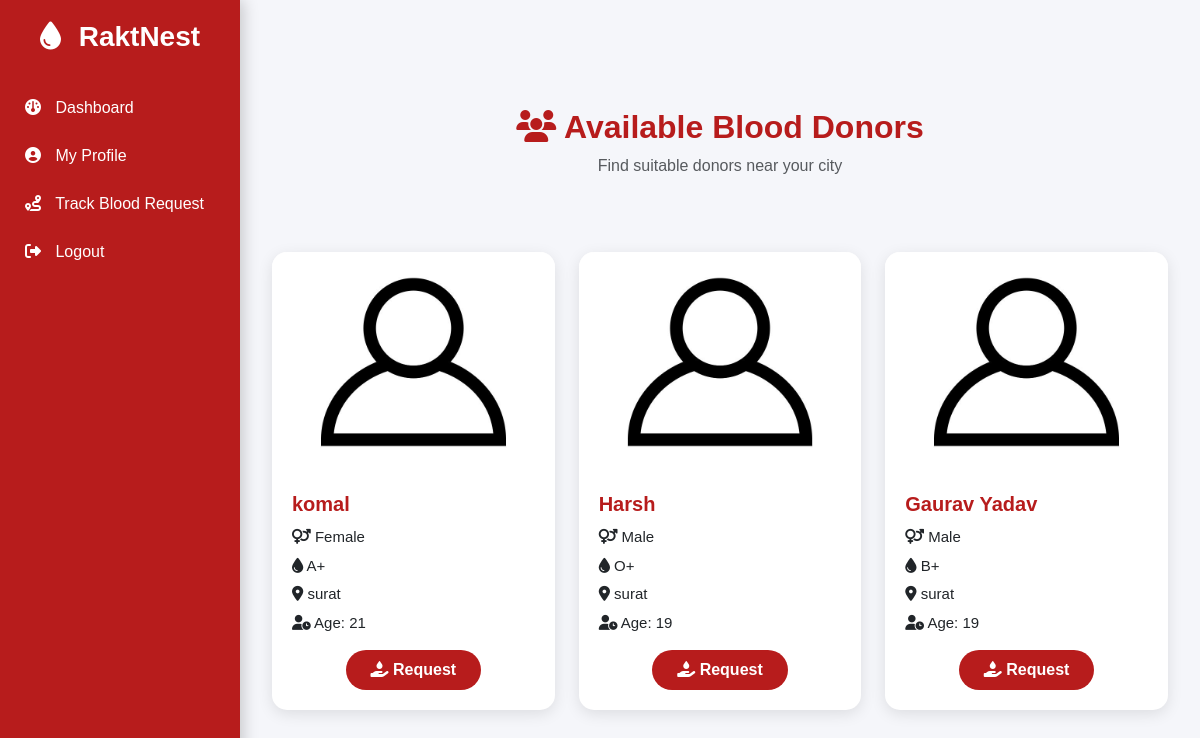
/donor-list-dashboard.php (signed in), run on the app's committed database.
### tables this page shows
CREATE TABLE `tblblooddonars` (
  `id` int(11) NOT NULL,
  `FullName` varchar(100) DEFAULT NULL,
  `MobileNumber` char(11) DEFAULT NULL,
  `EmailId` varchar(100) DEFAULT NULL,
  `Gender` varchar(20) DEFAULT NULL,
  `Age` int(11) DEFAULT NULL,
  `BloodGroup` varchar(20) DEFAULT NULL,
  `Address` varchar(255) DEFAULT NULL,
  `Message` mediumtext DEFAULT NULL,
  `PostingDate` timestamp NOT NULL DEFAULT current_timestamp(),
  `status` int(1) DEFAULT NULL,
  `Password` varchar(250) DEFAULT NULL
);

### donor-list-dashboard.php (the view, shortened to what this page needs)
<?php
include('includes/config.php');
?>
<!DOCTYPE html>
<html lang="en">
<head>
  <link href="https://cdn.jsdelivr.net/npm/bootstrap@5.3.0/dist/css/bootstrap.min.css" rel="stylesheet">
  <link href="https://cdnjs.cloudflare.com/ajax/libs/font-awesome/6.4.0/css/all.min.css" rel="stylesheet">
</head>
<body>
<?php include('includes/sidebar.php'); ?>
<div class="main-content" id="mainContent">
  <div class="container my-5">
    <div class="page-header">
      <h2><i class="fa-solid fa-users"></i> Available Blood Donors</h2>
      <p class="text-muted">Find suitable donors near your city</p>
    </div>
    <div class="row g-4 mt-4">
      <?php
      $status=1;
      $sql = "SELECT * FROM tblblooddonars WHERE status=:status";
      $query = $dbh->prepare($sql);
      $query->bindParam(':status',$status,PDO::PARAM_STR);
      $query->execute();
      $results=$query->fetchAll(PDO::FETCH_OBJ);
      if($query->rowCount() > 0) {
        foreach($results as $result) {
      ?>
      <div class="col-md-6 col-lg-4">
        <div class="card donor-card">
          <img src="images/blood-donor.jpg" alt="Blood Donor">
          <div class="donor-info">
            <h5><?php echo htmlentities($result->FullName); ?></h5>
            <p><i class="fa-solid fa-venus-mars"></i> <?php echo htmlentities($result->Gender); ?></p>
            <p><i class="fa-solid fa-droplet"></i> <?php echo htmlentities($result->BloodGroup); ?></p>
            <p><i class="fa-solid fa-location-dot"></i> <?php echo htmlentities($result->Address); ?></p>
            <p><i class="fa-solid fa-user-clock"></i> Age: <?php echo htmlentities($result->Age); ?></p>
            <div class="text-center mt-3">
              <button class="btn btn-request openFormBtn" data-donor-id="<?php echo $result->id; ?>">
                <i class="fa-solid fa-hand-holding-droplet"></i> Request
              </button>
            </div>
          </div>
        </div>
      </div>
      <?php }} else { ?>
      <div class="col-12 text-center mt-5">
        <h5 class="text-muted">No active donors found!</h5>
      </div>
      <?php } ?>
    </div>
  </div>
</div>
</body>
</html>

### donor-list-dashboard.php (style rules this page uses)
body { background-color: #f5f6fa; font-family: 'Poppins', sans-serif; margin: 0; }
.main-content { margin-left: 240px; padding: 20px; }
.page-header { text-align: center; padding: 40px 0 10px; }
.page-header h2 { color: #b71c1c; font-weight: 700; }
.donor-card { border: none; border-radius: 15px; overflow: hidden; box-shadow: 0 4px 15px rgba(0,0,0,0.1); transition: transform 0.3s ease, box-shadow 0.3s ease; background: #fff; }
.donor-card img { height: 220px; object-fit: cover; width: 100%; }
.donor-info { padding: 20px; }
.donor-info h5 { color: #b71c1c; font-weight: 700; margin-bottom: 10px; }
.donor-info p { margin-bottom: 6px; font-size: 15px; }
.btn-request { background-color: #b71c1c; border: none; border-radius: 30px; padding: 8px 25px; color: white; font-weight: 600; transition: background 0.3s; }

### data on the page
tblblooddonars: FullName "komal", Gender "Female", BloodGroup "A+", Address "surat", Age "21"
tblblooddonars: FullName "Harsh", Gender "Male", BloodGroup "O+", Address "surat", Age "19"
tblblooddonars: FullName "Gaurav Yadav", Gender "Male", BloodGroup "B+", Address "surat", Age "19"
